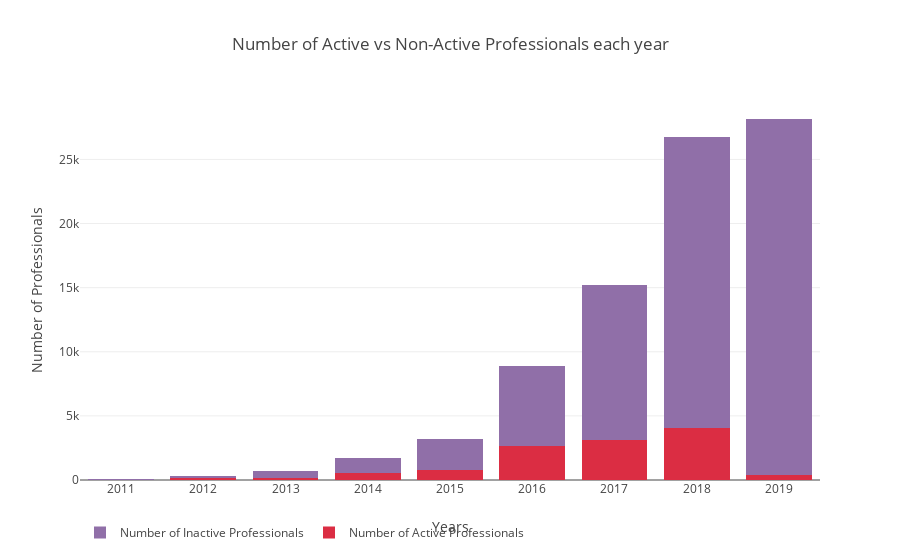

Notebook code for this chart:
### Code cell
# Answers Import
years = questions['date_added'].dt.year.unique()
years = sorted(years)
professionals['date_joined'] = pd.to_datetime(professionals['date_joined'])
activity_per_year = {}

for y in years:
#y = 2013
    limit_date = pd.to_datetime(f'{y}-12-31') - np.timedelta64(200, 'D')
    year_answers = answers[answers['date_added'].dt.year == y]
    professionals_up_to_year = professionals[professionals['date_joined'].dt.year <= y]
    
    nbr_active_pros = year_answers['author_id'].nunique()
    nbr_inactive_pros = len(professionals_up_to_year) - nbr_active_pros
    activity_per_year[y] = (nbr_active_pros, nbr_inactive_pros)


fig = {
    'data': [
        {
        'type': 'bar',
        'name': 'Number of Active Professionals',
        'x': years,
        'y': [e[0] for e in list(activity_per_year.values())],
        'marker': {'color': '#db2d43'}
        },
        {
        'type': 'bar',
        'name': 'Number of Inactive Professionals',
        'x': years,
        'y': [e[1] for e in list(activity_per_year.values())],
        'marker': {'color': '#906FA8'}
        }
    ],
    'layout': {
        'title': 'Number of Active vs Non-Active Professionals each year',
        'xaxis': {'title': 'Years'},
        'yaxis': {'title': 'Number of Professionals',},
        'barmode': 'stack',
        'legend': {'orientation': 'h'},
    }
}
iplot(fig)

### Figure 1 — Plotly figure (JSON) as saved in the notebook; plotly's stock layout.template omitted (floating-point values rounded to 4 significant figures)
{"data": [{"marker": {"color": "#db2d43"}, "name": "Number of Active Professionals", "type": "bar", "uid": "67c148da-d102-4d53-a8c6-05cf48b2e942", "x": [2011, 2012, 2013, 2014, 2015, 2016, 2017, 2018, 2019], "y": [23, 147, 180, 581, 797, 2679, 3130, 4094, 413]}, {"marker": {"color": "#906FA8"}, "name": "Number of Inactive Professionals", "type": "bar", "uid": "55ef6cc3-7916-445e-a5c7-a41cebc5210b", "x": [2011, 2012, 2013, 2014, 2015, 2016, 2017, 2018, 2019], "y": [34, 132, 528, 1114, 2438, 6174, 12045, 22653, 27739]}], "layout": {"barmode": "stack", "legend": {"orientation": "h"}, "title": {"text": "Number of Active vs Non-Active Professionals each year"}, "xaxis": {"title": {"text": "Years"}}, "yaxis": {"title": {"text": "Number of Professionals"}}}}
